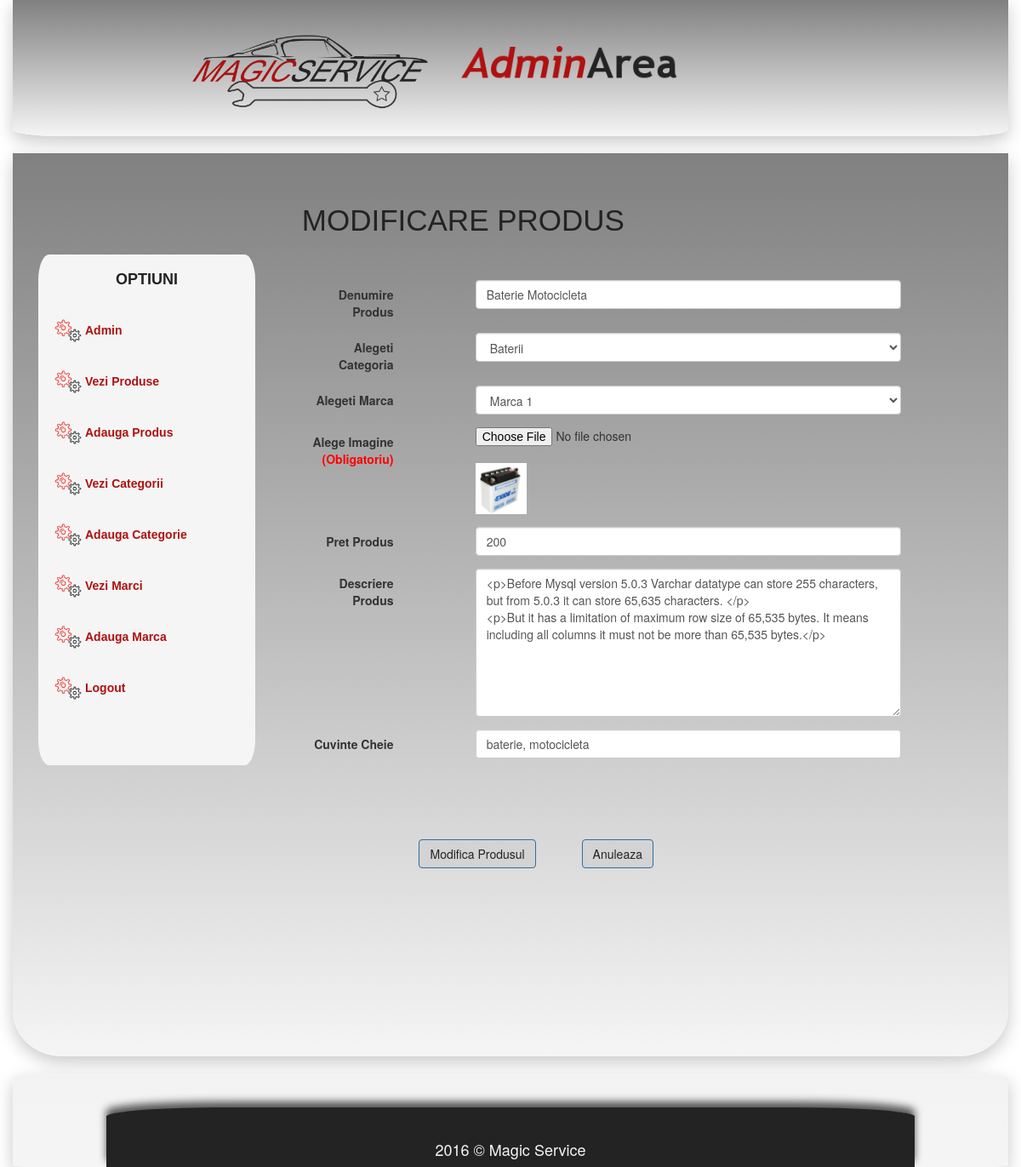
/admin_area/index.php?edit_pro=7 (signed in), run on the app's committed database.
### tables this page shows
CREATE TABLE `products` (
  `product_id` int(100) NOT NULL,
  `product_cat` int(100) NOT NULL,
  `product_brand` int(100) NOT NULL,
  `product_title` varchar(255) NOT NULL,
  `product_price` int(100) NOT NULL,
  `product_desc` longtext NOT NULL,
  `product_image` text NOT NULL,
  `product_keywords` text NOT NULL
);

CREATE TABLE `categories` (
  `cat_id` int(100) NOT NULL,
  `cat_title` text NOT NULL
);

CREATE TABLE `brands` (
  `brand_id` int(100) NOT NULL,
  `brand_title` text NOT NULL
);

### admin_area/edit_pro.php (the view, shortened to what this page needs)
<?php
include("includes/db_connect.php");
if(isset($_GET['edit_pro'])){
    $get_id= $_GET['edit_pro'];
 $get_pro = "SELECT * FROM  products WHERE product_id='$get_id'";
$run_pro = mysqli_query($con, $get_pro);
while ($row_pro = mysqli_fetch_array($run_pro)){
$pro_title=$row_pro['product_title'];
$pro_image=$row_pro['product_image'];
$pro_price=$row_pro['product_price'];
$pro_desc=$row_pro['product_desc'];
$pro_keywords=$row_pro['product_keywords'];
$pro_cat=$row_pro['product_cat'];
$pro_brand=$row_pro['product_brand'];
$get_cat ="SELECT * FROM categories WHERE cat_id='$pro_cat'";
$run_cat = mysqli_query($con, $get_cat);
$row_cat = mysqli_fetch_array($run_cat);
$category_title = $row_cat['cat_title'];
$get_brand ="SELECT * FROM brands WHERE brand_id='$pro_brand'";
$run_brand = mysqli_query($con, $get_brand);
$row_brand = mysqli_fetch_array($run_brand);
$brand_title = $row_brand['brand_title'];
}
}
?>
<!DOCTYPE html PUBLIC "-//W3C//DTD XHTML 1.0 Transitional//EN"
    "http://www.w3.org/TR/xhtml1/DTD/xhtml1-transitional.dtd">
<html xmlns="http://www.w3.org/1999/xhtml">
    <head>
        <link href="../css/bootstrap.min.css" rel="stylesheet" type="text/css" />
    </head>
    <body>
        </div><br />
            <h1 style="margin-left: 3%; color:#232323;  font-family:  'Lucida Grande', 'Lucida Sans', Tahoma, sans-serif;">MODIFICARE PRODUS</h1><br /><br />
            <div class="col-sm-12">
                <div class="col-sm-12">
                     <form class="form-horizontal" role="form" action="" method="post" enctype="multipart/form-data">
                         <div class="form-group">
                             <label for="descriere_produs" class="col-sm-2 control-label" >Denumire Produs</label>
                             <div class="col-sm-8 col-sm-push-1">
                                 <input type="text" class="form-control" id="descriere_produs" name="product_title" placeholder="Introduceti denumire produs..." value="<?php echo $pro_title; ?>" />
                             </div>
                         </div>
                         <div class="form-group">
                             <label for="categorie_produs" class="col-sm-2 control-label">Alegeti Categoria</label>
                             <div class="col-sm-8 col-sm-push-1">
                                 <select class="form-control" name="product_cat" >
                                     <option value="<?php echo $pro_cat;?>"><?php echo $category_title; ?></option>
                                 </select>
                             </div>
                         </div>
                         <div class="form-group">
                             <label for="marca_produs" class="col-sm-2 control-label">Alegeti Marca</label>
                             <div class="col-sm-8 col-sm-push-1">
                                 <select class="form-control" name="product_brand" >
                                     <option value="<?php echo $pro_brand; ?>"><?php echo $brand_title; ?></option>
                                 </select>
                             </div>
                         </div>
                         <div class="form-group">
                             <label for="input-file" class='col-sm-2 control-label'>Alege Imagine <span style="color:red;">(Obligatoriu)</span></label>
                             <div class="col-sm-8 col-sm-push-1">
                                 <input type="file" name="product_image" required"/><br /><img src="product_images/<?php echo $pro_image ?>" style="width: 60px; height:60px;"/>
                             </div>
                         </div>
                         <div class="form-group">
                             <label for="pret_produs" class="col-sm-2 control-label">Pret Produs</label>
                             <div class="col-sm-8 col-sm-push-1">
                                 <input type="text" class="form-control" id="pret_produs" name="product_price" placeholder="Introduceti suma dorita..." value="<?php echo $pro_price; ?>"/>
                             </div>
                         </div>
                         <div class="form-group">
                             <label for="descriere_produs" class="col-sm-2 control-label">Descriere Produs</label>
                             <div class="col-sm-8 col-sm-push-1">
                                 <textarea name="product_desc" class="form-control" rows="8" ><?php echo $pro_desc; ?></textarea>
                             </div>
                         </div>
                         <div class="form-group">
                             <label for="cuvinte_cheie" class="col-sm-2 control-label">Cuvinte Cheie</label>
                             <div class="col-sm-8 col-sm-push-1">
                                 <input type="text" class="form-control" id="cuvinte_cheie" name="product_keywords" placeholder="Introduceti cuvinte cheie..." value="<?php echo $pro_keywords; ?>"/>
                             </div>
                         </div><br/><br/><br/><br/>
                         <div class="form-group">
                             <div class="col-sm-offset-2 col-sm-8">
                                 <button type="submit" name="update_product" class="btn btn-primary" style="background: lightgray; color:#232323;">Modifica Produsul</button>
                                 <button type="button" data-toggle="modal" data-target="#cancel_modal" class="btn btn-primary" style="background: lightgray; color:#232323; margin-left: 10%;">Anuleaza</button>
                             </div> <br /><br /><br />
                         </div>
                    </form>
                </div>
            </div>
        <br />
    </body>
</html>

### admin_area/index.php (style rules this page uses)
@media (min-width: 300px) { h1 { font-size:20px; } }
@media (min-width: 400px) { h1 { font-size:20px; } }
@media (min-width: 980px) { h1 { font-size:35px; } }
@media (min-width: 300px) { span { font-size:8px; } }
@media (min-width: 400px) { span { font-size:8px; } }
@media (min-width: 980px) { span { font-size:14px; } }

### admin_area/edit_pro.php (style rules this page uses)
@media (min-width: 300px) { h1 { font-size:20px; } }
@media (min-width: 400px) { h1 { font-size:20px; } }
@media (min-width: 980px) { h1 { font-size:35px; } }
@media (min-width: 300px) { span { font-size:8px; } }
@media (min-width: 400px) { span { font-size:8px; } }
@media (min-width: 980px) { span { font-size:14px; } }

### data on the page
products: product_title "Baterie Motocicleta", product_image (picture), product_price "200", product_desc "<p>Before Mysql version 5.0.3 Varchar datatype can store 255 characters, but from 5.0.3 it can store 65,635 characters. </p> <p>But it has a limitation of maximum row size of 65,535 bytes. It means including all columns it must not be more than 65,535 bytes.</p>", product_keywords "baterie, motocicleta"
categories: product_cat "Baterii"
brands: product_brand "Marca 1"
